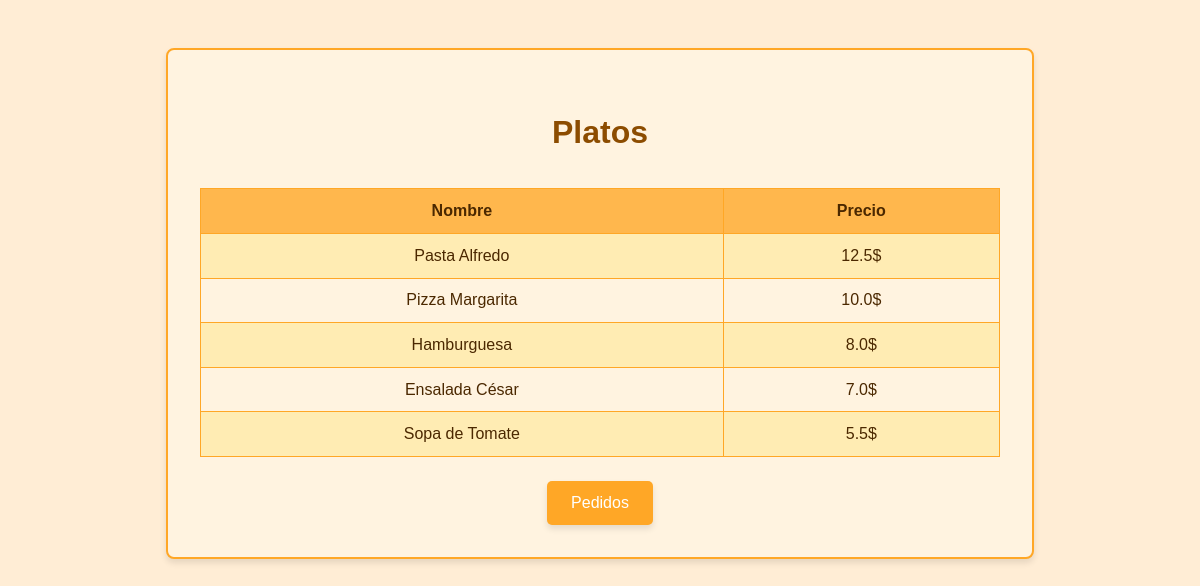
The app's page /platos with its own data.
### tables this page shows
CREATE TABLE Platos (
            id INTEGER PRIMARY KEY AUTOINCREMENT,
            nombre TEXT NOT NULL,
            precio REAL NOT NULL
        );

### app.py (the view)
@app.route('/platos')
def platos():
    db = get_db()
    cur = db.execute('SELECT * FROM Platos')
    platos = cur.fetchall()
    return render_template('platos.html', platos=platos)

### app.py (called while the page is built)
def get_db():
    db = getattr(g, '_database', None)
    if db is None:
        db = g._database = sqlite3.connect(DATABASE)
    return db

@app.teardown_appcontext
def close_connection(exception):
    db = getattr(g, '_database', None)
    if db is not None:
        db.close()

### templates/platos.html (shortened to what this page needs)
<!DOCTYPE html>
<html lang="es">
<head>
</head>
<body>
    <div class="contenedor">
        <h1>Platos</h1>
        <table>
            <tr>
                <th>Nombre</th>
                <th>Precio</th>
            </tr>
            {% for plato in platos %}
            <tr>
                <td>{{ plato[1] }}</td>
                <td>{{ plato[2] }}$</td>
            </tr>
            {% endfor %}
        </table>
        <a href="{{ url_for('pedidos') }}" class="btn">Pedidos</a>
    </div>
</body>
</html>

### templates/platos.html (style rules this page uses)
body { background-color: #FFEDD5; color: #4B2800; font-family: Arial, sans-serif; margin: 0; padding: 0; }
h1 { text-align: center; color: #8C4C00; margin-top: 1em; }
.contenedor { display: flex; flex-direction: column; align-items: center; margin: 3em auto; padding: 2em; background-color: #FFF3E0; border: 2px solid #FFA726; border-radius: 8px; box-shadow: 0 4px 6px rgba(0, 0, 0, 0.1); max-width: 800px; }
table { width: 100%; border-collapse: collapse; margin-top: 1em; }
th, td { padding: 0.8em; text-align: center; border: 1px solid #FFA726; }
th { background-color: #FFB74D; color: #4B2800; }
tr:nth-child(even) { background-color: #FFECB3; }
.btn { display: inline-block; margin-top: 1.5em; padding: 0.8em 1.5em; color: #FFF; background-color: #FFA726; border: none; border-radius: 5px; font-size: 1em; cursor: pointer; text-align: center; box-shadow: 0 4px 6px rgba(0, 0, 0, 0.1); text-decoration: none; }

### records on screen
Platos: nombre "Pasta Alfredo", precio "12.5"
Platos: nombre "Pizza Margarita", precio "10.0"
Platos: nombre "Hamburguesa", precio "8.0"
Platos: nombre "Ensalada César", precio "7.0"
Platos: nombre "Sopa de Tomate", precio "5.5"
